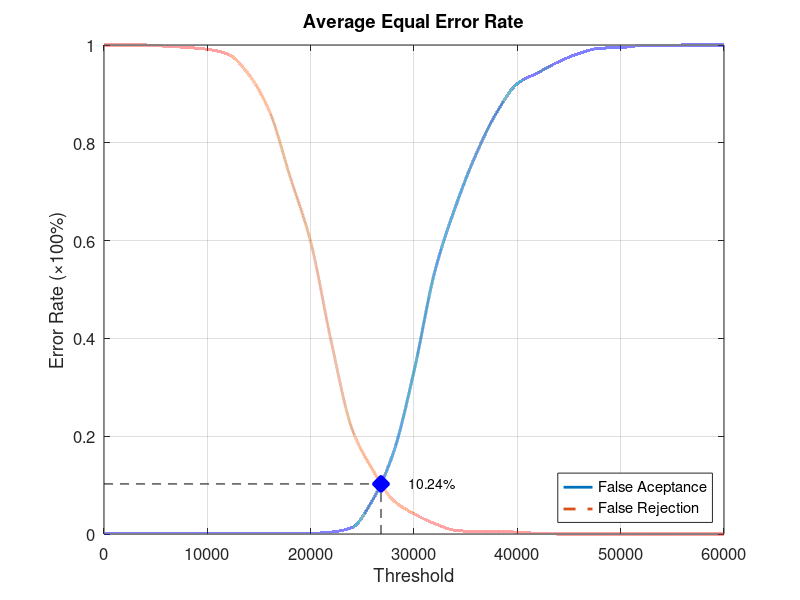
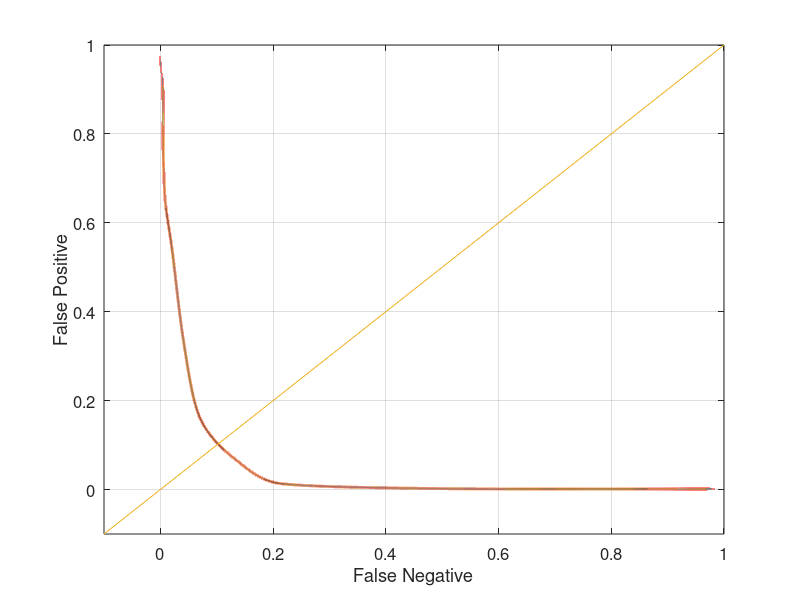

The MATLAB script that drew these images, in order:
function yEER = Experiment2Average
close all;
clear;
clc;
x = 0:2000:60000;
xq = 0:0.5:60000;

y0 = [0 0.00131579 0.00131579 0.00131579 0.00131579 0.00131579 0.00131579 0.00131579 0.00131579 0.00131579 0.00131579 0.00394737 0.0131579 0.0697368 0.165789 0.332895 0.535526 0.668421 0.776316 0.861842 0.921053 0.943421 0.965789 0.982895 0.993421 0.994737 0.998684 0.998684 1 1 1];
yy0 = interp1(x, y0, xq, 'pchip');
y1 = [1 1 1 0.9975 0.995 0.99125 0.98125 0.94 0.865 0.73125 0.5975 0.3925 0.215 0.13125 0.06875 0.04125 0.02125 0.0075 0.005 0.005 0.00375 0.00125 0 0 0 0 0 0 0 0 0];
yy1 = interp1(x, y1, xq, 'pchip');

% Calculating EER: 
y2 = abs(y0 - y1);
find(y2 == min(y2))
yy2 = abs(yy0 - yy1);
xEER = find(yy2 == min(yy2));
xEERIndex = xq(xEER) % X-axis EER
yEER = yy0(xEER) % Y-axis EER

main = figure
plot(xq, yy0,'-','LineWidth', 2);	hold on
plot(xq, yy1,'--','LineWidth', 2);	hold on
plot([xEERIndex xEERIndex], [0 yEER], 'k--');	hold on
plot([0 xEERIndex], [yEER yEER], 'k--');	hold on
plot(xEERIndex, yEER, 'bx', 'LineWidth', 10);	hold on
text(xEERIndex + 10 * xEERIndex / 100, yEER, [num2str(round((10000 * yEER)) / 100) '%'])
legend('False Aceptance', 'False Rejection', 'Location', 'SouthEast')
xlabel('Threshold')
ylabel('Error Rate (\times100%)')
title('Average Equal Error Rate')
set(gca, 'FontSize', 12)
axis([0 60000 0 1])
grid on

print(main, 'Experiment2AverageMain', '-dpng');
FNRxFPR = figure('Color', [1 1 1]);
plot(yy1, yy0, '-', yy1, yy0, 'LineWidth', 2);
hold on
y = -0.1:0.1:1
plot(y, y); 
set(gca, 'FontSize', 12)
xlabel('False Negative')
ylabel('False Positive')
axis([-0.1 1 -0.1 1])
set(gca, 'FontSize', 12)
grid on

print(FNRxFPR, 'Experiment2AverageFNRxFPR','-dpng');
end
